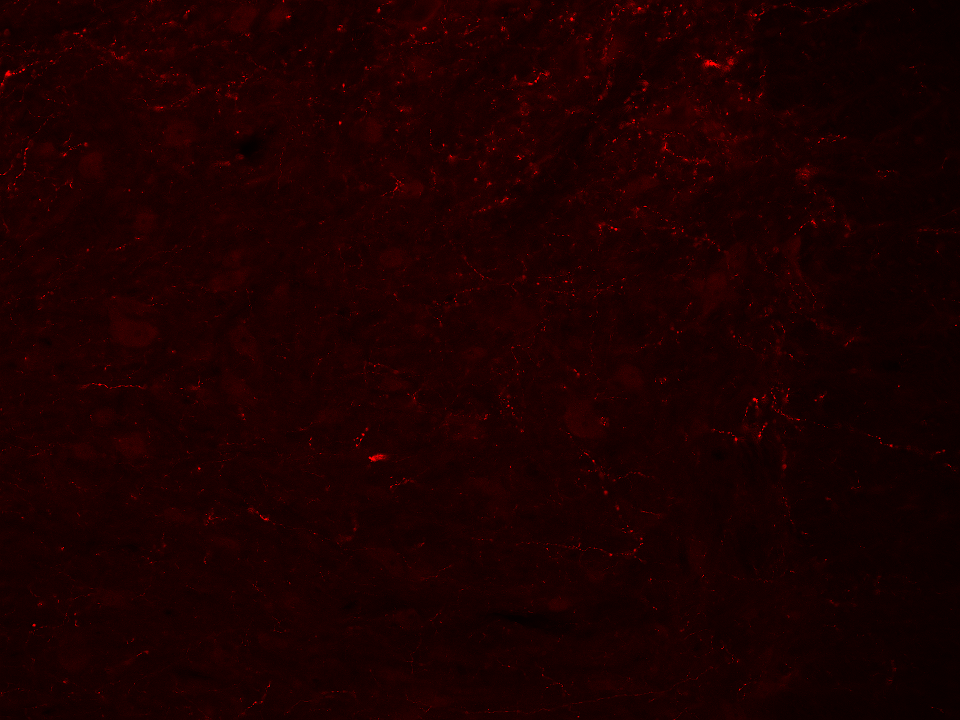
#> input picture images-5HT/injured 60s_sectioned_CH2.tif, 960 x 720 px; its folder holds 4 pictures in this run
$ python main-PreProcess.py
#> lines starting #> are read from the running program, lines starting #| are printed output that depends on the picture
### DataManager.py
# -*- coding: utf-8 -*-
"""
Created on Tue Aug  4 15:31:36 2020

@author: jsalm
"""

import os
import numpy as np
import cv2
import pickle
import sys

class DataMang:
    def __init__(self,directory):
        # dir_n = os.path.join(os.path.dirname(__file__),dirname)
        self.directory = directory
        self.dir_len = len([name for name in os.listdir(directory) if os.path.isfile(os.path.join(directory,name))])
        self.files = []
        self.root = ""
        self._get_DirInf()
    'end def'

    # [4 lines left out: function _get_ImageRootDir, not called in this run]

    def _load_image(self,rootdir):
#> called with rootdir = 'images-5HT/injured 60s_sectioned_CH2.tif'
        im = np.array(cv2.imread(rootdir)[:,:,:]/255).astype(np.float32)
        return im

    def _load_image_train(self,rootdir):
        im = cv2.imread(rootdir)[:,:,:]
        return im

    def _get_DirInf(self):
        tmp_root = str()
        tmp_files = []
        for root,_,files in os.walk(self.directory):
            for f in files:
                tmp_files.append(f)
            'end'
            tmp_root = root
        'end'
        self.files = sorted(tmp_files)
        self.root = tmp_root
        return 0

    # def compareDir(self,otherDir):
    #     for f in self.files:

    def open_dir(self,im_list,step):
        """
        This is a chunky directory manager.

        Parameters
        ----------
        *args : int or list of int


        Yields
        ------
        im : image in directory
            DESCRIPTION.
        nW : TYPE
            DESCRIPTION.
        nH : TYPE
            DESCRIPTION.

        """
        for count in im_list:
            f = self.files[count]
            if step == 'train':
                im = self._load_image_train(os.path.join(self.root,f))
            elif step == 'test':
                im = self._load_image(os.path.join(self.root,f))
            'end if'
            name = [x for x in map(str.strip, f.split('.')) if x]
            # addition to handle naming convention provided by Yasin (Note: no spaces in names prefered -_-)
            if len(name)>2:
                n_out = '.'.join(name[:2])
            else:
                n_out = '.'.join(name[:1])
            nH,nW,chan = im.shape
            yield (im,nW,nH,chan,n_out,count)
        'end for'
    'end def'
'end class'

# [12 lines left out: functions yasin_DataHandler, save_obj, not called in this run]
'end def'

# [5 lines left out: function load_obj, not called in this run]
'end def'

### TrainGUI.py
# -*- coding: utf-8 -*-
"""
Created on Mon Apr 13 15:04:48 2020

@author: jsalm
"""

# import the necessary packages
import cv2
import os
import numpy as np
# initialize the list of reference points and boolean indicating
# whether cropping is being performed or not
import DataManager
import Filters
import sys
import csv

refPt = []

cropping = False
# global DEFAULT
# DEFAULT = np.array([])

# [18 lines left out: function click_and_crop, not called in this run]
'end def'

# [11 lines left out: function mark_positive_line, not called in this run]
'end def'

class PanAndZoomState(object):
    """ Tracks the currently-shown rectangle of the image.
    Does the math to adjust this rectangle to pan and zoom."""
    MIN_SHAPE = np.array([50,50])
    # [31 lines left out: functions __init__, zoom, _fixBoundsAndDraw, not called in this run]
    def setYAbsoluteOffset(self,yPixel):
        self.ul[0] = min(max(0,yPixel), self.imShape[0]-self.shape[0])
        self._fixBoundsAndDraw()
    def setXAbsoluteOffset(self,xPixel):
        self.ul[1] = min(max(0,xPixel), self.imShape[1]-self.shape[1])
        self._fixBoundsAndDraw()
    # [23 lines left out: functions setYFractionOffset, setXFractionOffset, setBcontrol, setCcontrol, not called in this run]
    'end def'
'end class'

class PanZoomWindow(object):
    """ Controls an OpenCV window. Registers a mouse listener so that:
        1. right-dragging up/down zooms in/out
        2. right-clicking re-centers
        3. trackbars scroll vertically and horizontally
        4. pressing and dragging left button appends points to form trace
    You can open multiple windows at once if you specify different window names.
    You can pass in an onLeftClickFunction, and when the user left-clicks, this
    will call onLeftClickFunction(y,x), with y,x in original image coordinates."""
    # [33 lines left out: function __init__, not called in this run]
    'end def'
    # [8 lines left out: function init_wind, not called in this run]
    'end def'

    # [170 lines left out: functions onMouse, redraw_w_lines, menuChange, not called in this run]
    'end def'

    # [8 lines left out: function apply_brightness_contrast, not called in this run]
    'end def'

    def onVTrackbarMove(self,tickPosition):
        self.panAndZoomState.setYFractionOffset(float(tickPosition)/self.TRACKBAR_TICKS)
    def onHTrackbarMove(self,tickPosition):
        self.panAndZoomState.setXFractionOffset(float(tickPosition)/self.TRACKBAR_TICKS)
    # [4 lines left out: function onBTrackbarMove, not called in this run]
    def onCTrackbarMove(self,tickPosition):
        self.contrast = int(((tickPosition - 0) * (127 - (-127)) / (254 - 0) + (-127)))
        self.panAndZoomState.setCcontrol(self.contrast)
    # [15 lines left out: functions redrawImage, export_point_data, not called in this run]
    'end def'

    # [9 lines left out: function write2csv, not called in this run]
    'end def'

    def predict_rest(self,save=True):
        pass
    'end def'
'end class'

def import_train_data(im_name,imshape,folderDir):
    """
    Parameters
    ----------
    im_name : string
        name of file containing training data (.tif file)
    imshape : tuple
        Width and Length of the image
    filename : string
        directory where images are being stored

    Returns
    -------
    bitimage : int16
        binary/integer image of true false labelings for training data

    """
    filedir = os.path.join(folderDir,im_name+"_traind.bin")
    bitimage = np.fromfile(filedir,dtype='int16')
    bitimage = bitimage.reshape(imshape)
    return bitimage
'end def'

# [25 lines left out: function read2csv, not called in this run]
'end def'

# [13 lines left out: function main, not called in this run]
'end def'

#%% Main GUI
"""
if __name__ == "__main__":
    import matplotlib.pyplot as plt
    dirname = os.path.dirname(__file__)
    foldername = os.path.join(dirname,"images-5HT")
    # dealing with the Channel situation: display RGB but edit gray scale
    im_dir = DataManager.DataMang(foldername)
    count = 0
    ansload = input("Would you like to load a previous image? [Y/N] ")
    if ansload == 'y':
        filename = input('load: [Input Name] ')
        loadf = os.path.join(dirname,'trained-bin',filename+'.pkl')
        wobj = DataManager.load_obj(loadf)
        wobj.init_wind()
        num = wobj.IMG_NUM
        name = wobj.IMG_NAME
        print("loading %s...."%(name))
        wind = main(wobj)
    else:
        ansload = input("What image number would you like to start from?: [int = 0 to %i] "%im_dir.dir_len)
        im_list = [i for i in range(im_dir.dir_len-1,-1,-1)] #[i for i in range(0,im_dir.dir_len)] #[i for i in range(im_dir.dir_len-1,-1,-1)] #[i for i in range(0,im_dir.dir_len)]
        for gen in im_dir.open_dir(im_list,'train'):
            image,nW,nH,chan,name = gen
            wobj = PanZoomWindow(2,image,name,im_list[count],windowName = name)
            print("loading %s..."%(name))
            wind = main(wobj)
        # tmp_image = Filters.normalize_img(image)
        bool_im = import_train_data(name,(nH,nW),'trained-bin')
        wind.write2csv('trained-bin')
        plt.imshow(bool_im)
        plt.show()
        count += 1
        'end for'
    "end if"
'end if'
"""
#%% Check Train Data
# [36 lines that do not run on import are left out]
'end if'
# VERSION HISTORY
#6/29/2020: fillPoly() works, storage works, reconstruction works, just could use some user friendliness
#10/11/2021: WE BACK BB, fixed some menu functionality and added comments. Specifically added infinite redaction of lines and improved menu responsiveness.

### main-PreProcess.py
# -*- coding: utf-8 -*-
"""
Created on Wed Jan 13 19:02:19 2021

@author: Jacob Salminen
@version: 1.0.20
"""
#%% IMPORTS
import time
import multiprocessing as mp
print("Number of processors: ", mp.cpu_count())

import numpy as np
import matplotlib.pyplot as plt
import cv2
import os

from scipy.ndimage import convolve
from sklearn.svm import SVC
from sklearn.model_selection import cross_val_score, train_test_split, learning_curve, GridSearchCV
from sklearn.pipeline import make_pipeline
from sklearn.preprocessing import StandardScaler, MinMaxScaler, RobustScaler, LabelEncoder
from sklearn.metrics import confusion_matrix, auc, roc_curve, roc_auc_score
from sklearn.decomposition import PCA
from skimage.feature import hog
from sklearn.ensemble import GradientBoostingClassifier

import ProcessPipe
import Filters
import TrainGUI
import DataManager

#%% DEFINITIONS
def robust_save(fname):
    plt.savefig(os.path.join(fname,'overlayed_predictions.png',dpi=200,bbox_inches='tight'))
'end def'

#%% GRIDSEARCH PARAMS

# param_range = [0.0001,0.001,0.01,0.1,1,10,100,1000]
# param_range= np.arange(0.01,1,0.001)
param_range2_C = [40,50,60,70,80,90,100,110,120,130,140]
param_range2_ga = [0.0005,0.0006,0.0007,0.001,0.002,0.003,0.004]
deg_range = [2,3,4,5,6,7]
deg_range2 = [2,3,4,5,6,10]
poly_range = np.arange(2,10,1)
poly_range_C = np.arange(1e-15,1e-7,6e-10)
poly_range_ga = np.arange(1e8,1e15,6e12)
# param_grid = [{'svc__C':param_range,
#                 'svc__kernel':['linear']},
#               {'svc__C': param_range,
#                 'svc__gamma':param_range,
#                 'svc__kernel':['rbf']},
#               {'svc__C': param_range,
#                 'svc__gamma':param_range,
#                 'svc__kernel':['poly'],
#                 'svc__degree':deg_range}]
param_grid2 = [{'svc__C': param_range2_C,
                'svc__gamma':param_range2_ga,
                'svc__decision_function_shape':['ovo','ovr'],
                'svc__kernel':['rbf']},
                {'svc__C': param_range2_C,
                  'svc__gamma':param_range2_ga,
                  'svc__kernel':['poly'],
                  'svc__decision_function_shape':['ovo','ovr'],
                  'svc__degree':deg_range2}]
# param_grid2 = [{'svc__C': param_range2_C,
#                 'svc__gamma':param_range2_ga,
#                 'svc__decision_function_shape':['ovo','ovr'],
#                 'svc__kernel':['rbf']}]
# param_grid3 = [{'svc__C': poly_range_C,
#                 'svc__gamma':poly_range_ga,
#                 'svc__kernel':['poly'],
#                 'svc__degree':poly_range}]

#%% PATHS
# Path to file
cfpath = os.path.dirname(__file__)
# Path to images to be processed
folderName = os.path.join(cfpath,"images-5HT")
# Path to save bin : saves basic information
saveBin = os.path.join(cfpath,"save_bin")
# Path to training files
trainDatDir = os.path.join(cfpath,'archive-image-bin\\trained-bin-EL-11122021\\')

#%% PARAMS ###
channel = 2
ff_width = 121
wiener_size = (5,5)
med_size = 10
start = 0
count = 42

#%% Initialize Image Parsing/Pre-Processing
#load image folder for training data
im_dir = DataManager.DataMang(folderName)
# change the 'start' in PARAMS to choose which file you want to start with.
im_list = [3,4,5,6,10,12,13,14,21,26,27,28,29,35] #[i for i in range(start,im_dir.dir_len)]
# im_list NOTES: removed 3 (temporary),
im_list_test = [1]
#define variables for loops
hog_features = [np.array([])]
im_segs = [np.array([],dtype='float32')]
bool_segs = [np.array([],dtype='float32')]
domains = [np.array([],dtype='float32')]
paded_im_seg = [np.array([],dtype='float32')]
X = []
y = []

#%% LOOP: Image Parsing/Pre-Processing
print('Starting PreProcessing Pipeline...')
## change what channel is being imported on the main image.
im_dir = DataManager.DataMang(folderName)
for gen in im_dir.open_dir(im_list,'test'):
    #load image and its information
    t_start = time.time()
    image,nW,nH,chan,name,count = gen
    print('   '+'{}.) Procesing Image : {}'.format(count,name))
    #only want the red channel (fyi: cv2 is BGR (0,1,2 respectively) while most image processing considers
    #the notation RGB (0,1,2 respectively))=
    image = image[:,:,channel]
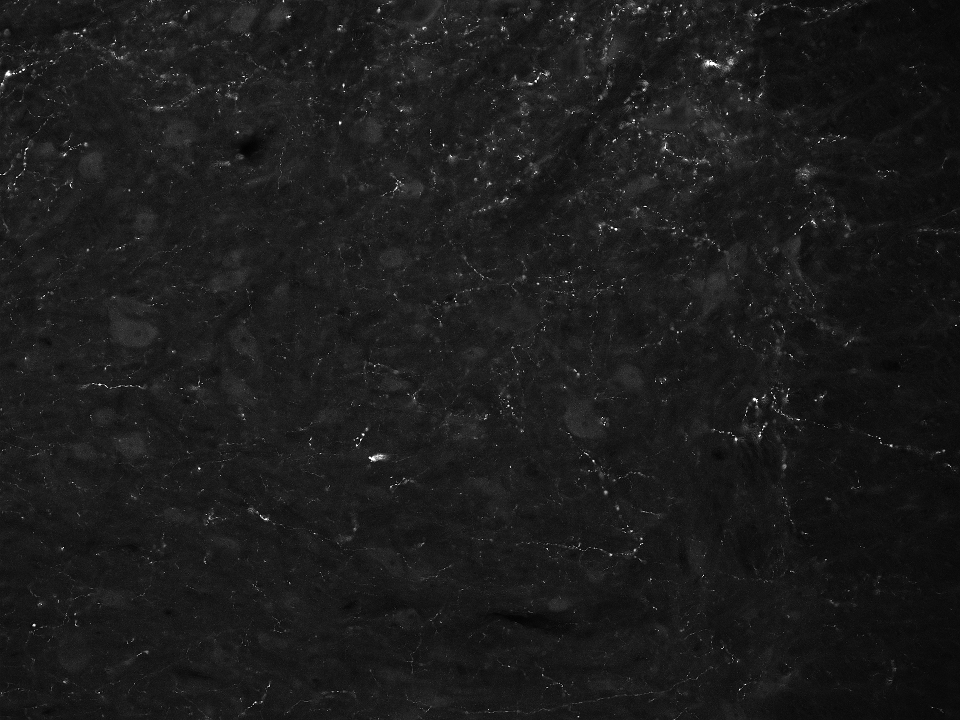
#> image: shape (720, 960) float32; min 0, max 1, mean 0.109
    #Import train data (if training your model)
    train_bool = TrainGUI.import_train_data(name,(nH,nW),trainDatDir)
#> (the run stopped early here; a loop or call above may not have finished)
